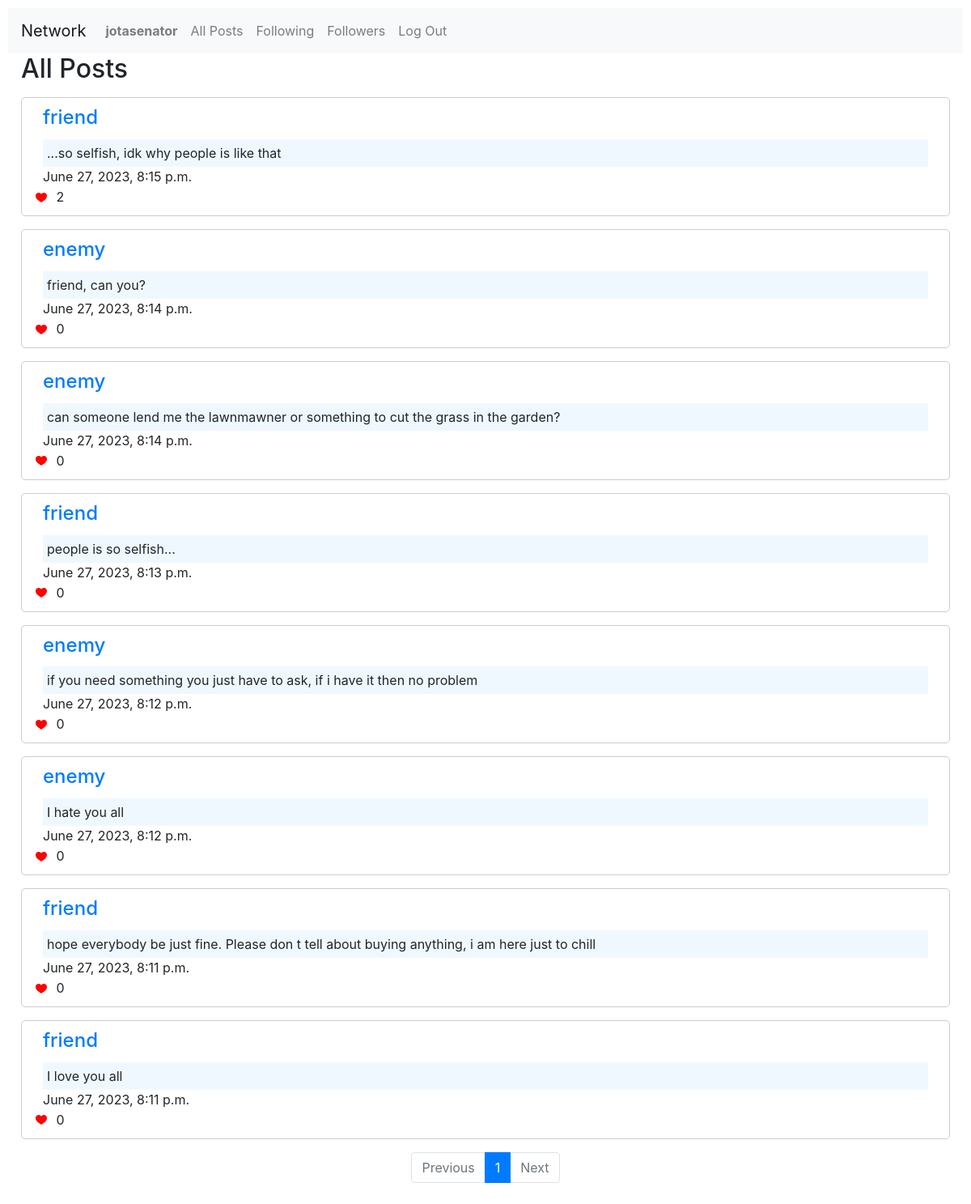
The app's page /following (signed in) with its own data.
### network/models.py (models this page shows)
class User(AbstractUser):
    pass

class Post(models.Model):
    user = models.ForeignKey(
        User, on_delete=models.CASCADE, default=None, related_name="post"
    )
    created_at = models.DateTimeField(default=timezone.now)
    text = models.TextField(default="")
    likes = models.ManyToManyField(User, related_name="likes")

### network/views.py (the view)
# urls.py: path("following", views.following, name="following"),
@login_required
def following(request):
    following = request.user.profile.following.all()
    following_without_post = request.user.profile.following.all().filter(
        post__isnull=True
    )
    allPosts = Post.objects.all().filter(user__in=following).order_by("-created_at")
    paginator = Paginator(allPosts, 10)
    page_number = request.GET.get("page")
    page_obj = paginator.get_page(page_number)
    return render(
        request,
        "network/following.html",
        {"page_obj": page_obj, "following_without_post": following_without_post},
    )

### network/templates/network/following.html (shortened to what this page needs)
{% extends "network/layout.html" %}
{% block body %}
<h2 class="ml-3">All Posts</h2>
<div>
    {% if user.is_authenticated %}
    {% for post in page_obj%}
    <div class="card-body new-post mt-3">
        <a class="user-link" href="{% url 'profile' post.user %}">
            <h4 class=" card-title ml-3">{{post.user}}</h4>
        </a>
        <p class="card-text ml-3 mr-3 text">{{post.text}}</p>
        <p class="card-text ml-3">{{post.created_at}}</p>
        <div>
            <button class="like-button" data-post-id="{{ post.id }}">
            </button>
            <span id="likes-{{ post.id }}">{{ post.likes.count }}</span>
        </div>
    </div>
    {% endfor %}
    {% include 'network/pagination.html' %}
    {% endif %}
</div>
{% endblock %}

### network/templates/network/layout.html (shortened to what this page needs)
{% load static %}
<!DOCTYPE html>
<html lang="en">
<head>
    <link rel="stylesheet" href="https://stackpath.bootstrapcdn.com/bootstrap/4.4.1/css/bootstrap.min.css"
>
    <link href="{% static 'network/styles.css' %}" rel="stylesheet">
</head>
<body>
    <nav class="navbar navbar-expand-lg navbar-light bg-light">
        <a class="navbar-brand" href="#">Network</a>
        <div>
            <ul class="navbar-nav mr-auto">
                {% if user.is_authenticated %}
                <li class="nav-item">
                    <a class="nav-link" href="{% url 'profile' user.username %}">
                        <strong>{{ user.username }}</strong>
                    </a>
                </li>
                {% endif %}
                <li class="nav-item">
                    <a class="nav-link" href="{% url 'index' %}">All Posts</a>
                </li>
                {% if user.is_authenticated %}
                <li class="nav-item">
                    <a class="nav-link" href="{% url 'following' %}">Following</a>
                </li>
                <li class="nav-item">
                    <a class="nav-link" href="{% url 'followers' %}">Followers</a>
                </li>
                <li class="nav-item">
                    <a class="nav-link" href="{% url 'logout' %}">Log Out</a>
                </li>
                {% endif %}
            </ul>
        </div>
    </nav>
    <div class="body">
        {% block body %}
        {% endblock %}
    </div>
</body>
</html>

### network/static/network/styles.css (style rules this page uses)
:root { --blue-main-color: #007bff; }
body { padding: 10px; }
.new-post { border: 1px solid #ccc; padding: 10px; margin: 0 1rem; border-radius: 5px; }
p { margin-bottom: 0; }
.card-text.text { background-color: aliceblue; padding: 5px 5px; }
.user-link { display: inline-block; text-decoration: none !important; }
.like-button { background-color: transparent; border: none; cursor: pointer; }

### records on screen
User: username "jotasenator"
Post: user "friend", text "...so selfish, idk why people is like that", created_at "June 27, 2023, 8:15 p.m.", likes.count "2"
Post: user "enemy", text "friend, can you?", created_at "June 27, 2023, 8:14 p.m.", likes.count "0"
Post: user "enemy", text "can someone lend me the lawnmawner or something to cut the grass in the garden?", created_at "June 27, 2023, 8:14 p.m.", likes.count "0"
Post: user "friend", text "people is so selfish...", created_at "June 27, 2023, 8:13 p.m.", likes.count "0"
Post: user "enemy", text "if you need something you just have to ask, if i have it then no problem", created_at "June 27, 2023, 8:12 p.m.", likes.count "0"
Post: user "enemy", text "I hate you all", created_at "June 27, 2023, 8:12 p.m.", likes.count "0"
Post: user "friend", text "hope everybody be just fine. Please don t tell about buying anything, i am here just to chill", created_at "June 27, 2023, 8:11 p.m.", likes.count "0"
Post: user "friend", text "I love you all", created_at "June 27, 2023, 8:11 p.m.", likes.count "0"

### other values on screen
{{ i }} "1"
